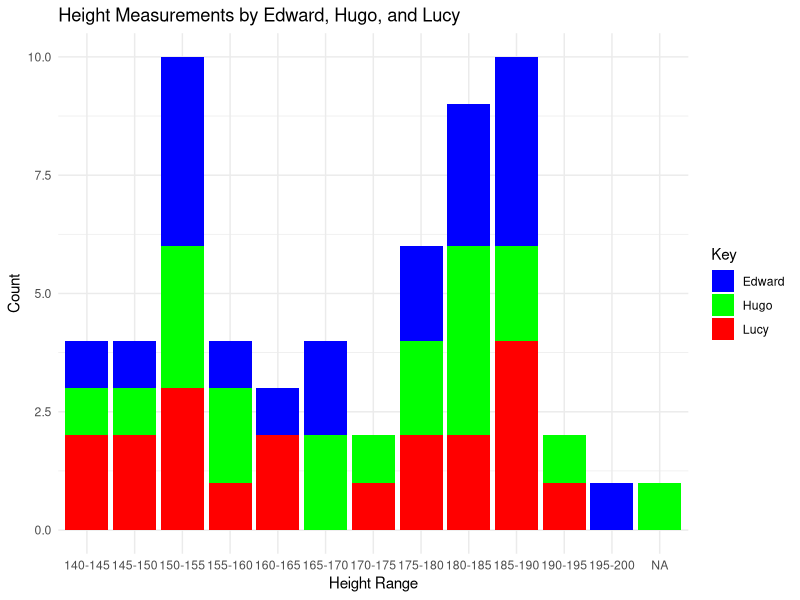

Source code (R):
#### Preamble ####
# Purpose: Simulation and Visulization
# Author: Kelly Lyu
# Date: 29 January 2024
# Contact: kelly.lyu@mail.utoronto.ca
# Pre-requisites: None

# Install and load necessary packages
install.packages("ggplot2")
install.packages("dplyr")
install.packages("tidyr")
library(ggplot2)
library(dplyr)
library(tidyr)
library(readr)

set.seed(177) # For reproducibility

# Set number of friends
n_friends <- 20

# Simulate correct heights
true_heights <- runif(n_friends, min = 140, max = 195)


# Simulate Edward's error 
edward_errors <- rep(2, n_friends)

# Simulate Hugo's random error
hugo_errors <- runif(n_friends, min = -5, max = 5)

# Simulate Lucy's smaller random error
lucy_errors <- runif(n_friends, min = -2, max = 2)

# Add errors to true heights
edward_heights <- true_heights + edward_errors
hugo_heights <- true_heights + hugo_errors
lucy_heights <- true_heights + lucy_errors

# Combine into a data frame
simulate_data <- data.frame(
  Friend = 1:n_friends,
  True_Height = true_heights,
  Edward = edward_heights,
  Hugo = hugo_heights,
  Lucy = lucy_heights
)

# View the data
print(simulate_data)

# Save the data
write_csv(simulate_data, "simulate.csv")

# Convert the data to long format
long_data <- gather(simulate_data, Key, Height, Edward:Lucy)

# Create height ranges with specific labels
breaks <- seq(140, 200, by = 5)
labels <- paste(head(breaks, -1), tail(breaks, -1), sep = "-")
long_data$HeightRange <- cut(long_data$Height, breaks = breaks, labels = labels, include.lowest = TRUE)

# Create the bar plot
ggplot(long_data, aes(x = HeightRange, fill = Key)) +
  geom_bar(position = "stack") +
  scale_fill_manual(values = c("Edward" = "blue", "Hugo" = "green", "Lucy" = "red")) +
  labs(title = "Height Measurements by Edward, Hugo, and Lucy",
       x = "Height Range",
       y = "Count") +
  theme_minimal()

